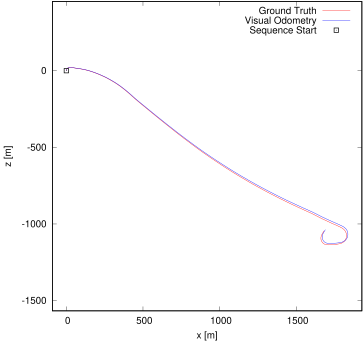

Recreate this plot in gnuplot.
set term postscript eps enhanced color
set output "01.eps"
set size ratio -1
set xrange [-91:1928]
set yrange [-1567:452]
set xlabel "x [m]"
set ylabel "z [m]"
plot "01.txt" using 1:2 lc rgb "#FF0000" title 'Ground Truth' w lines,"01.txt" using 3:4 lc rgb "#0000FF" title 'Visual Odometry' w lines,"< head -1 01.txt" using 1:2 lc rgb "#000000" pt 4 ps 1 lw 2 title 'Sequence Start' w points
